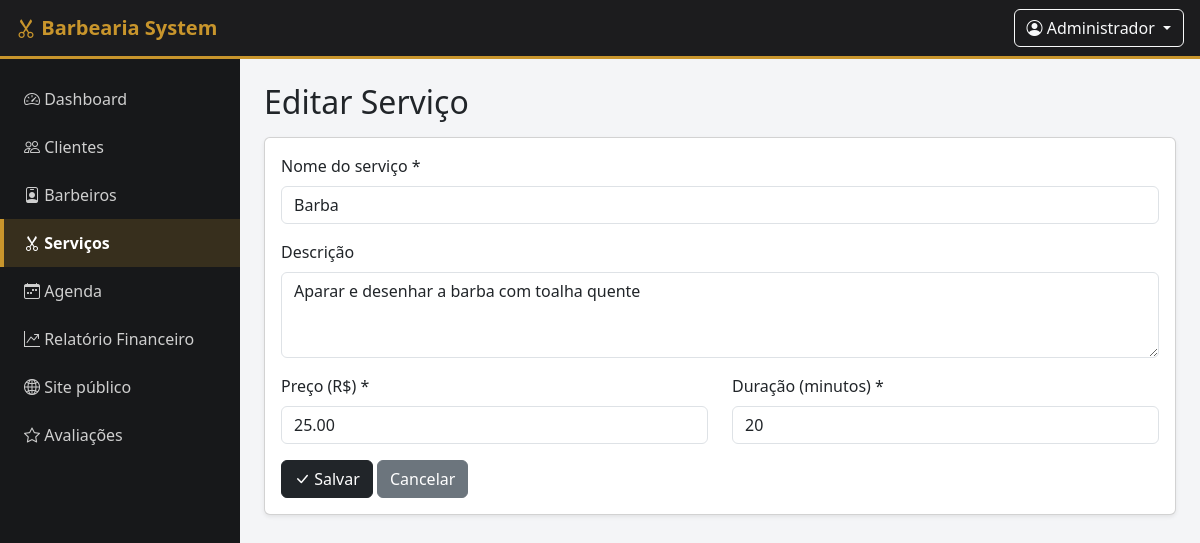
/servicos/form.php?id=2 (signed in), run on the app's committed database.
### tables this page shows
CREATE TABLE IF NOT EXISTS servicos (
    id INT AUTO_INCREMENT PRIMARY KEY,
    nome VARCHAR(100) NOT NULL,
    descricao TEXT,
    preco DECIMAL(10,2) NOT NULL,
    duracao_minutos INT NOT NULL DEFAULT 30,
    criado_em TIMESTAMP DEFAULT CURRENT_TIMESTAMP
);

### servicos/form.php (the view, shortened to what this page needs)
<?php
require_once __DIR__ . '/../includes/auth.php';
$servico = ['id' => '', 'nome' => '', 'descricao' => '', 'preco' => '', 'duracao_minutos' => 30];
$editando = false;
if (isset($_GET['id'])) {
    $stmt = $pdo->prepare("SELECT * FROM servicos WHERE id = ?");
    $stmt->execute([$_GET['id']]);
    $encontrado = $stmt->fetch();
    if ($encontrado) {
        $servico = $encontrado;
        $editando = true;
    }
}
$pageTitle = $editando ? 'Editar Serviço' : 'Novo Serviço';
include __DIR__ . '/../includes/header.php';
include __DIR__ . '/../includes/sidebar.php';
?>
<div class="content">
    <h2 class="mb-3"><?= $pageTitle ?></h2>
    <div class="card shadow-sm">
        <div class="card-body">
            <form method="post" action="salvar.php">
                <div class="mb-3">
                    <label class="form-label">Nome do serviço *</label>
                    <input type="text" name="nome" class="form-control" required maxlength="100"
                           value="<?= htmlspecialchars($servico['nome']) ?>">
                </div>
                <div class="mb-3">
                    <label class="form-label">Descrição</label>
                    <textarea name="descricao" class="form-control" rows="3"><?= htmlspecialchars($servico['descricao']) ?></textarea>
                </div>
                <div class="row">
                    <div class="col-md-6 mb-3">
                        <label class="form-label">Preço (R$) *</label>
                        <input type="number" step="0.01" min="0" name="preco" class="form-control" required
                               value="<?= htmlspecialchars($servico['preco']) ?>">
                    </div>
                    <div class="col-md-6 mb-3">
                        <label class="form-label">Duração (minutos) *</label>
                        <input type="number" step="5" min="5" name="duracao_minutos" class="form-control" required
                               value="<?= htmlspecialchars($servico['duracao_minutos']) ?>">
                    </div>
                </div>
                <button type="submit" class="btn btn-dark"><i class="bi bi-check-lg"></i> Salvar</button>
                <a href="listar.php" class="btn btn-secondary">Cancelar</a>
            </form>
        </div>
    </div>
</div>
<?php include __DIR__ . '/../includes/footer.php'; ?>

### assets/css/style.css (style rules this page uses)
:root { --cor-primaria: #1c1c1e; --cor-secundaria: #c8952c; --cor-fundo: #f4f5f7; --cor-sidebar: #17181a; }
body { background-color: var(--cor-fundo); font-family: 'Segoe UI', Roboto, Arial, sans-serif; }
.content { max-width: 1200px; }

### data on the page
servicos: nome "Barba", descricao "Aparar e desenhar a barba com toalha quente", preco "25.00", duracao_minutos "20"

### other printed values
$_SESSION['usuario_nome'] "Administrador"
$pageTitle "Editar Serviço"
